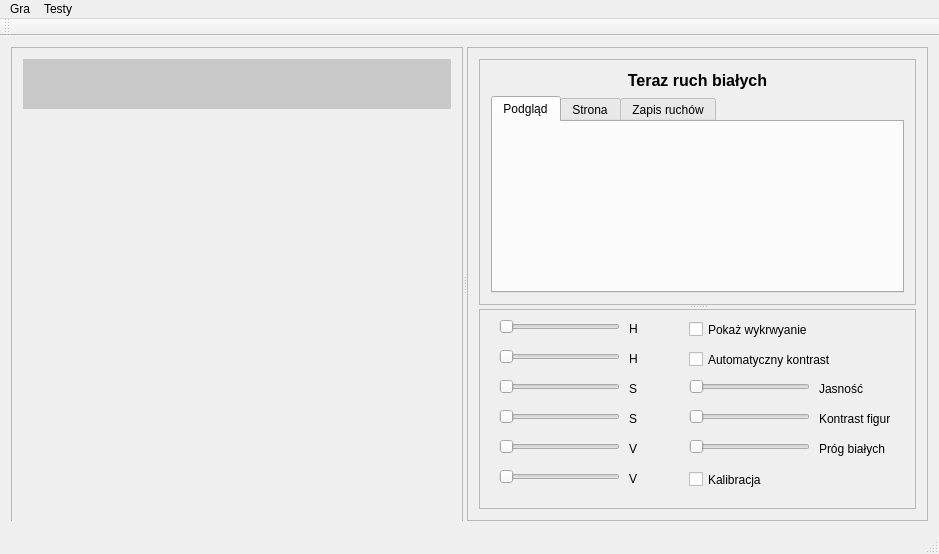
<?xml version="1.0" encoding="UTF-8"?>
<ui version="4.0">
 <class>MainWindow</class>
 <widget class="QMainWindow" name="MainWindow">
  <property name="geometry">
   <rect>
    <x>0</x>
    <y>0</y>
    <width>939</width>
    <height>554</height>
   </rect>
  </property>
  <property name="minimumSize">
   <size>
    <width>700</width>
    <height>550</height>
   </size>
  </property>
  <property name="windowTitle">
   <string>MainWindow</string>
  </property>
  <widget class="QWidget" name="centralWidget">
   <layout class="QHBoxLayout" name="horizontalLayout_2">
    <item>
     <widget class="QSplitter" name="splitter">
      <property name="orientation">
       <enum>Qt::Horizontal</enum>
      </property>
      <widget class="QFrame" name="frame">
       <property name="minimumSize">
        <size>
         <width>400</width>
         <height>550</height>
        </size>
       </property>
       <property name="frameShape">
        <enum>QFrame::StyledPanel</enum>
       </property>
       <property name="frameShadow">
        <enum>QFrame::Raised</enum>
       </property>
       <layout class="QVBoxLayout" name="verticalLayout">
        <item>
         <widget class="QTextEdit" name="messageBox">
          <property name="minimumSize">
           <size>
            <width>300</width>
            <height>20</height>
           </size>
          </property>
          <property name="maximumSize">
           <size>
            <width>16777215</width>
            <height>50</height>
           </size>
          </property>
          <property name="styleSheet">
           <string notr="true">background:#c8c8c8;
border:none;
</string>
          </property>
          <property name="readOnly">
           <bool>true</bool>
          </property>
          <property name="html">
           <string>&lt;!DOCTYPE HTML PUBLIC &quot;-//W3C//DTD HTML 4.0//EN&quot; &quot;http://www.w3.org/TR/REC-html40/strict.dtd&quot;&gt;
&lt;html&gt;&lt;head&gt;&lt;meta name=&quot;qrichtext&quot; content=&quot;1&quot; /&gt;&lt;style type=&quot;text/css&quot;&gt;
p, li { white-space: pre-wrap; }
&lt;/style&gt;&lt;/head&gt;&lt;body style=&quot; font-family:'Sans'; font-size:9pt; font-weight:400; font-style:normal;&quot;&gt;
&lt;p style=&quot;-qt-paragraph-type:empty; margin-top:0px; margin-bottom:0px; margin-left:0px; margin-right:0px; -qt-block-indent:0; text-indent:0px;&quot;&gt;&lt;br /&gt;&lt;/p&gt;&lt;/body&gt;&lt;/html&gt;</string>
          </property>
         </widget>
        </item>
        <item>
         <widget class="Display" name="display" native="true"/>
        </item>
       </layout>
      </widget>
      <widget class="QFrame" name="frame_2">
       <property name="minimumSize">
        <size>
         <width>250</width>
         <height>0</height>
        </size>
       </property>
       <property name="frameShape">
        <enum>QFrame::StyledPanel</enum>
       </property>
       <property name="frameShadow">
        <enum>QFrame::Raised</enum>
       </property>
       <layout class="QHBoxLayout" name="horizontalLayout">
        <item>
         <widget class="QSplitter" name="splitter_2">
          <property name="orientation">
           <enum>Qt::Vertical</enum>
          </property>
          <widget class="QFrame" name="frame_3">
           <property name="frameShape">
            <enum>QFrame::StyledPanel</enum>
           </property>
           <property name="frameShadow">
            <enum>QFrame::Raised</enum>
           </property>
           <layout class="QVBoxLayout" name="verticalLayout_2">
            <item>
             <widget class="QLabel" name="ruch">
              <property name="text">
               <string>&lt;html&gt;&lt;head/&gt;&lt;body&gt;&lt;p align=&quot;center&quot;&gt;&lt;span style=&quot; font-size:12pt; font-weight:600;&quot;&gt;Teraz ruch białych&lt;/span&gt;&lt;/p&gt;&lt;/body&gt;&lt;/html&gt;</string>
              </property>
             </widget>
            </item>
            <item>
             <widget class="QTabWidget" name="tabWidget">
              <property name="tabShape">
               <enum>QTabWidget::Rounded</enum>
              </property>
              <property name="currentIndex">
               <number>0</number>
              </property>
              <property name="tabsClosable">
               <bool>false</bool>
              </property>
              <widget class="QWidget" name="tab">
               <attribute name="title">
                <string>Podgląd</string>
               </attribute>
               <layout class="QHBoxLayout" name="horizontalLayout_5">
                <item>
                 <widget class="OpenCVwidget" name="opencv" native="true"/>
                </item>
               </layout>
              </widget>
              <widget class="QWidget" name="tab_3">
               <attribute name="title">
                <string>Strona</string>
               </attribute>
               <widget class="QPushButton" name="pushButton_2">
                <property name="geometry">
                 <rect>
                  <x>30</x>
                  <y>20</y>
                  <width>171</width>
                  <height>26</height>
                 </rect>
                </property>
                <property name="text">
                 <string>Odtwórz powtórkę</string>
                </property>
               </widget>
               <widget class="QSpinBox" name="sx">
                <property name="geometry">
                 <rect>
                  <x>60</x>
                  <y>70</y>
                  <width>47</width>
                  <height>24</height>
                 </rect>
                </property>
                <property name="maximum">
                 <number>7</number>
                </property>
               </widget>
               <widget class="QSpinBox" name="ey">
                <property name="geometry">
                 <rect>
                  <x>120</x>
                  <y>100</y>
                  <width>47</width>
                  <height>24</height>
                 </rect>
                </property>
                <property name="maximum">
                 <number>7</number>
                </property>
               </widget>
               <widget class="QLabel" name="label_4">
                <property name="geometry">
                 <rect>
                  <x>20</x>
                  <y>110</y>
                  <width>57</width>
                  <height>14</height>
                 </rect>
                </property>
                <property name="text">
                 <string>Cel</string>
                </property>
               </widget>
               <widget class="QPushButton" name="pushButton">
                <property name="geometry">
                 <rect>
                  <x>60</x>
                  <y>140</y>
                  <width>101</width>
                  <height>26</height>
                 </rect>
                </property>
                <property name="text">
                 <string>Ruszaj</string>
                </property>
               </widget>
               <widget class="QSpinBox" name="ex">
                <property name="geometry">
                 <rect>
                  <x>60</x>
                  <y>100</y>
                  <width>47</width>
                  <height>24</height>
                 </rect>
                </property>
                <property name="maximum">
                 <number>7</number>
                </property>
               </widget>
               <widget class="QSpinBox" name="sy">
                <property name="geometry">
                 <rect>
                  <x>120</x>
                  <y>70</y>
                  <width>47</width>
                  <height>24</height>
                 </rect>
                </property>
                <property name="maximum">
                 <number>7</number>
                </property>
               </widget>
               <widget class="QLabel" name="label">
                <property name="geometry">
                 <rect>
                  <x>10</x>
                  <y>80</y>
                  <width>57</width>
                  <height>14</height>
                 </rect>
                </property>
                <property name="text">
                 <string>Start</string>
                </property>
               </widget>
               <widget class="QLabel" name="label_2">
                <property name="geometry">
                 <rect>
                  <x>60</x>
                  <y>50</y>
                  <width>57</width>
                  <height>14</height>
                 </rect>
                </property>
                <property name="text">
                 <string>X</string>
                </property>
               </widget>
               <widget class="QLabel" name="label_3">
                <property name="geometry">
                 <rect>
                  <x>130</x>
                  <y>50</y>
                  <width>57</width>
                  <height>14</height>
                 </rect>
                </property>
                <property name="text">
                 <string>Y</string>
                </property>
               </widget>
              </widget>
              <widget class="QWidget" name="tab_2">
               <attribute name="title">
                <string>Zapis ruchów</string>
               </attribute>
               <layout class="QHBoxLayout" name="horizontalLayout_6">
                <item>
                 <widget class="QPlainTextEdit" name="log"/>
                </item>
               </layout>
              </widget>
             </widget>
            </item>
           </layout>
          </widget>
          <widget class="QFrame" name="frame_4">
           <property name="minimumSize">
            <size>
             <width>0</width>
             <height>200</height>
            </size>
           </property>
           <property name="frameShape">
            <enum>QFrame::StyledPanel</enum>
           </property>
           <property name="frameShadow">
            <enum>QFrame::Raised</enum>
           </property>
           <widget class="QSlider" name="h_lows">
            <property name="geometry">
             <rect>
              <x>20</x>
              <y>10</y>
              <width>121</width>
              <height>16</height>
             </rect>
            </property>
            <property name="maximum">
             <number>255</number>
            </property>
            <property name="orientation">
             <enum>Qt::Horizontal</enum>
            </property>
           </widget>
           <widget class="QSlider" name="h_ups">
            <property name="geometry">
             <rect>
              <x>20</x>
              <y>40</y>
              <width>121</width>
              <height>16</height>
             </rect>
            </property>
            <property name="maximum">
             <number>255</number>
            </property>
            <property name="orientation">
             <enum>Qt::Horizontal</enum>
            </property>
           </widget>
           <widget class="QSlider" name="s_lows">
            <property name="geometry">
             <rect>
              <x>20</x>
              <y>70</y>
              <width>121</width>
              <height>16</height>
             </rect>
            </property>
            <property name="maximum">
             <number>255</number>
            </property>
            <property name="orientation">
             <enum>Qt::Horizontal</enum>
            </property>
           </widget>
           <widget class="QSlider" name="s_ups">
            <property name="geometry">
             <rect>
              <x>20</x>
              <y>100</y>
              <width>121</width>
              <height>16</height>
             </rect>
            </property>
            <property name="maximum">
             <number>255</number>
            </property>
            <property name="orientation">
             <enum>Qt::Horizontal</enum>
            </property>
           </widget>
           <widget class="QLabel" name="h_lowl">
            <property name="geometry">
             <rect>
              <x>150</x>
              <y>10</y>
              <width>51</width>
              <height>20</height>
             </rect>
            </property>
            <property name="text">
             <string>H</string>
            </property>
           </widget>
           <widget class="QLabel" name="h_upl">
            <property name="geometry">
             <rect>
              <x>150</x>
              <y>40</y>
              <width>51</width>
              <height>20</height>
             </rect>
            </property>
            <property name="text">
             <string>H</string>
            </property>
           </widget>
           <widget class="QLabel" name="s_lowl">
            <property name="geometry">
             <rect>
              <x>150</x>
              <y>70</y>
              <width>51</width>
              <height>20</height>
             </rect>
            </property>
            <property name="text">
             <string>S</string>
            </property>
           </widget>
           <widget class="QLabel" name="s_upl">
            <property name="geometry">
             <rect>
              <x>150</x>
              <y>100</y>
              <width>51</width>
              <height>20</height>
             </rect>
            </property>
            <property name="text">
             <string>S</string>
            </property>
           </widget>
           <widget class="QLabel" name="v_upl">
            <property name="geometry">
             <rect>
              <x>150</x>
              <y>160</y>
              <width>51</width>
              <height>20</height>
             </rect>
            </property>
            <property name="text">
             <string>V</string>
            </property>
           </widget>
           <widget class="QSlider" name="v_lows">
            <property name="geometry">
             <rect>
              <x>20</x>
              <y>130</y>
              <width>121</width>
              <height>16</height>
             </rect>
            </property>
            <property name="maximum">
             <number>255</number>
            </property>
            <property name="orientation">
             <enum>Qt::Horizontal</enum>
            </property>
           </widget>
           <widget class="QSlider" name="v_ups">
            <property name="geometry">
             <rect>
              <x>20</x>
              <y>160</y>
              <width>121</width>
              <height>16</height>
             </rect>
            </property>
            <property name="maximum">
             <number>255</number>
            </property>
            <property name="orientation">
             <enum>Qt::Horizontal</enum>
            </property>
           </widget>
           <widget class="QLabel" name="v_lowl">
            <property name="geometry">
             <rect>
              <x>150</x>
              <y>130</y>
              <width>51</width>
              <height>20</height>
             </rect>
            </property>
            <property name="text">
             <string>V</string>
            </property>
           </widget>
           <widget class="QCheckBox" name="dr">
            <property name="geometry">
             <rect>
              <x>210</x>
              <y>10</y>
              <width>141</width>
              <height>21</height>
             </rect>
            </property>
            <property name="text">
             <string>Pokaż wykrwyanie</string>
            </property>
           </widget>
           <widget class="QCheckBox" name="ac">
            <property name="geometry">
             <rect>
              <x>210</x>
              <y>40</y>
              <width>181</width>
              <height>21</height>
             </rect>
            </property>
            <property name="text">
             <string>Automatyczny kontrast</string>
            </property>
           </widget>
           <widget class="QLabel" name="gcl">
            <property name="geometry">
             <rect>
              <x>340</x>
              <y>70</y>
              <width>111</width>
              <height>20</height>
             </rect>
            </property>
            <property name="text">
             <string>Jasność</string>
            </property>
           </widget>
           <widget class="QSlider" name="gc">
            <property name="geometry">
             <rect>
              <x>210</x>
              <y>70</y>
              <width>121</width>
              <height>16</height>
             </rect>
            </property>
            <property name="maximum">
             <number>100</number>
            </property>
            <property name="orientation">
             <enum>Qt::Horizontal</enum>
            </property>
           </widget>
           <widget class="QLabel" name="fcl">
            <property name="geometry">
             <rect>
              <x>340</x>
              <y>100</y>
              <width>111</width>
              <height>20</height>
             </rect>
            </property>
            <property name="text">
             <string>Kontrast figur</string>
            </property>
           </widget>
           <widget class="QLabel" name="wftl">
            <property name="geometry">
             <rect>
              <x>340</x>
              <y>130</y>
              <width>111</width>
              <height>20</height>
             </rect>
            </property>
            <property name="text">
             <string>Próg białych</string>
            </property>
           </widget>
           <widget class="QSlider" name="fc">
            <property name="geometry">
             <rect>
              <x>210</x>
              <y>100</y>
              <width>121</width>
              <height>16</height>
             </rect>
            </property>
            <property name="maximum">
             <number>255</number>
            </property>
            <property name="orientation">
             <enum>Qt::Horizontal</enum>
            </property>
           </widget>
           <widget class="QSlider" name="wft">
            <property name="geometry">
             <rect>
              <x>210</x>
              <y>130</y>
              <width>121</width>
              <height>16</height>
             </rect>
            </property>
            <property name="maximum">
             <number>255</number>
            </property>
            <property name="orientation">
             <enum>Qt::Horizontal</enum>
            </property>
           </widget>
           <widget class="QCheckBox" name="dr_2">
            <property name="geometry">
             <rect>
              <x>210</x>
              <y>160</y>
              <width>141</width>
              <height>21</height>
             </rect>
            </property>
            <property name="text">
             <string>Kalibracja</string>
            </property>
           </widget>
          </widget>
         </widget>
        </item>
       </layout>
      </widget>
     </widget>
    </item>
   </layout>
  </widget>
  <widget class="QMenuBar" name="menuBar">
   <property name="geometry">
    <rect>
     <x>0</x>
     <y>0</y>
     <width>939</width>
     <height>22</height>
    </rect>
   </property>
   <widget class="QMenu" name="menuGra">
    <property name="title">
     <string>Gra</string>
    </property>
    <widget class="QMenu" name="menuPr_dko_animacji">
     <property name="title">
      <string>Prędkość animacji</string>
     </property>
     <addaction name="separator"/>
     <addaction name="separator"/>
     <addaction name="action1"/>
     <addaction name="action2"/>
     <addaction name="action3"/>
     <addaction name="action4"/>
     <addaction name="action5"/>
     <addaction name="action6"/>
     <addaction name="action7"/>
     <addaction name="action8"/>
     <addaction name="separator"/>
     <addaction name="action9"/>
     <addaction name="action10"/>
     <addaction name="actionDomy_lna"/>
    </widget>
    <addaction name="actionRestart"/>
    <addaction name="actionZapisz_powt_rk_gry"/>
    <addaction name="actionWczytaj_powt_rk"/>
    <addaction name="separator"/>
    <addaction name="menuPr_dko_animacji"/>
   </widget>
   <widget class="QMenu" name="menuTesty">
    <property name="title">
     <string>Testy</string>
    </property>
    <addaction name="actionSzach"/>
    <addaction name="actionRoszada_kr_tka"/>
    <addaction name="actionRoszada"/>
    <addaction name="actionPrzerwana_roszada"/>
    <addaction name="actionBicie_w_przelocie"/>
    <addaction name="separator"/>
   </widget>
   <addaction name="menuGra"/>
   <addaction name="menuTesty"/>
  </widget>
  <widget class="QToolBar" name="mainToolBar">
   <attribute name="toolBarArea">
    <enum>TopToolBarArea</enum>
   </attribute>
   <attribute name="toolBarBreak">
    <bool>false</bool>
   </attribute>
  </widget>
  <widget class="QStatusBar" name="statusBar"/>
  <action name="actionNowa_gra">
   <property name="text">
    <string>Nowa gra</string>
   </property>
   <property name="shortcut">
    <string>Ctrl+Shift+N</string>
   </property>
  </action>
  <action name="actionWczytaj_powt_rk">
   <property name="text">
    <string>Wczytaj</string>
   </property>
   <property name="shortcut">
    <string>Ctrl+Shift+O</string>
   </property>
  </action>
  <action name="actionZapisz_powt_rk_gry">
   <property name="text">
    <string>Zapisz</string>
   </property>
   <property name="shortcut">
    <string>Ctrl+Shift+S</string>
   </property>
  </action>
  <action name="actionRestart">
   <property name="text">
    <string>Restart</string>
   </property>
   <property name="shortcut">
    <string>Ctrl+Shift+R</string>
   </property>
  </action>
  <action name="actionRoszada">
   <property name="text">
    <string>Roszada długa</string>
   </property>
  </action>
  <action name="actionBicie_w_przelocie">
   <property name="text">
    <string>Bicie w przelocie</string>
   </property>
  </action>
  <action name="actionSzach">
   <property name="text">
    <string>Szach</string>
   </property>
  </action>
  <action name="actionRoszada_kr_tka">
   <property name="text">
    <string>Roszada krótka</string>
   </property>
  </action>
  <action name="actionPrzerwana_roszada">
   <property name="text">
    <string>Przerwana roszada</string>
   </property>
  </action>
  <action name="action1">
   <property name="text">
    <string>1</string>
   </property>
  </action>
  <action name="action2">
   <property name="text">
    <string>2</string>
   </property>
  </action>
  <action name="action3">
   <property name="text">
    <string>3</string>
   </property>
  </action>
  <action name="action4">
   <property name="text">
    <string>4</string>
   </property>
  </action>
  <action name="action5">
   <property name="text">
    <string>5</string>
   </property>
  </action>
  <action name="action6">
   <property name="text">
    <string>6</string>
   </property>
  </action>
  <action name="action7">
   <property name="text">
    <string>7</string>
   </property>
  </action>
  <action name="action8">
   <property name="text">
    <string>8</string>
   </property>
  </action>
  <action name="action9">
   <property name="text">
    <string>9</string>
   </property>
  </action>
  <action name="action10">
   <property name="text">
    <string>10</string>
   </property>
  </action>
  <action name="actionDomy_lna">
   <property name="text">
    <string>Domyślna</string>
   </property>
  </action>
 </widget>
 <layoutdefault spacing="6" margin="11"/>
 <customwidgets>
  <customwidget>
   <class>Display</class>
   <extends>QWidget</extends>
   <header location="global">Display.h</header>
   <container>1</container>
  </customwidget>
  <customwidget>
   <class>OpenCVwidget</class>
   <extends>QWidget</extends>
   <header>camera/WidgetOpenCV.h</header>
   <container>1</container>
  </customwidget>
 </customwidgets>
 <resources/>
 <connections/>
</ui>
